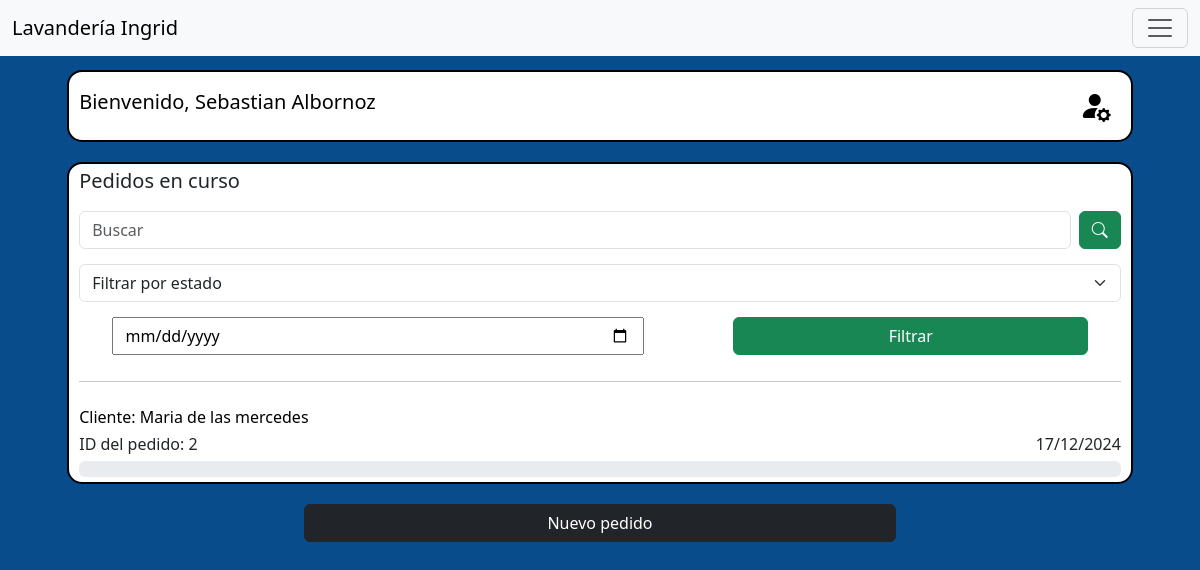
/home/ (signed in), run on an earlier commit of the app's database.
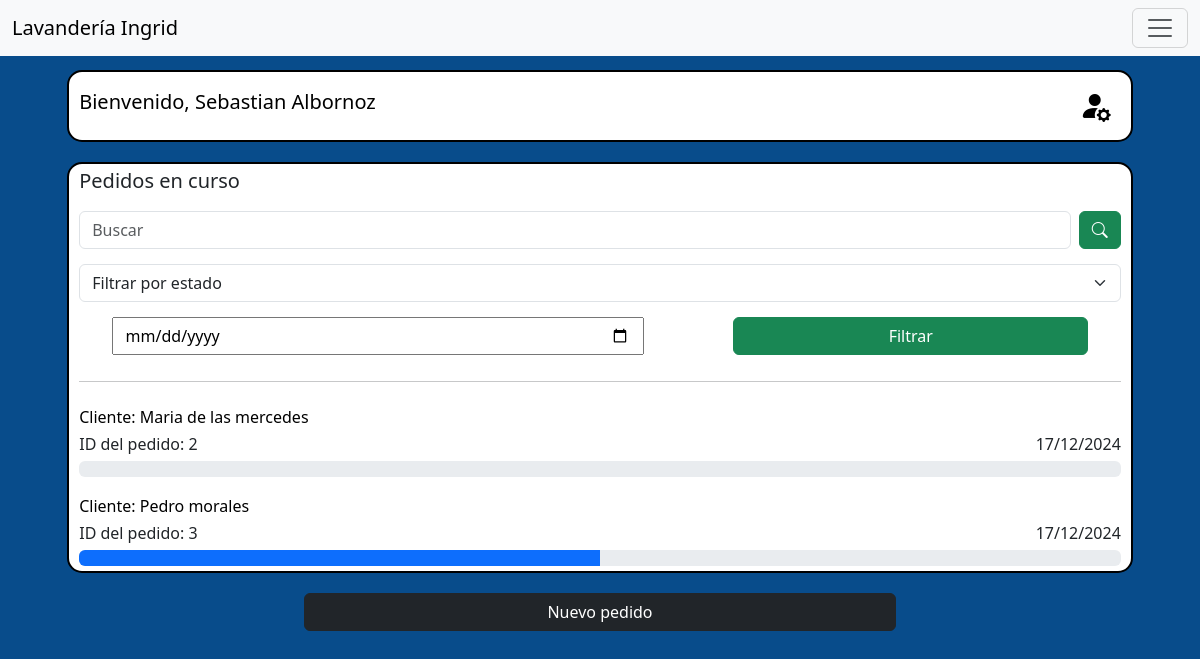
And on a later commit of the database.
### order_management_module/models.py (models this page shows)
class Order(models.Model):
    STATUS_CHOICES = [
        ('1', 'Por retirar'),
        ('2', 'Retirado'),
        ('3', 'En progreso'),
        ('4', 'Por entregar'),
        ('5', 'Entregado'),
    ]
    client_name = models.CharField(max_length=100, default=None, blank=True, null=True)
    client_email = models.EmailField()
    receipt_date_time = models.DateTimeField(default=None, blank=True, null=True)
    delivery_date_time = models.DateTimeField(default=None, blank=True, null=True)
    status = models.CharField(
        max_length=1,
        choices=STATUS_CHOICES,
        default='3',
    )

### main/views.py (the view)
# urls.py: path("home/", home, name="home"),
@login_required
def home(request):
    search_query = request.GET.get('search', '')
    status_filter = request.GET.get('status', '')
    date_filter = request.GET.get('date', '')
    orders = Order.objects.filter(status__in=['3', '4'])
    if search_query: #Filtro por nombre de cliente
        orders = orders.filter(client_name__icontains=search_query)
    if status_filter: # Filtro por estado
        orders = orders.filter(status=status_filter)
    if date_filter: # Filtro por fecha de recepción
        orders = orders.filter(receipt_date_time__date=date_filter)
    data = {
        'user': request.user,
        'orders': orders,
    }
    return render(request, 'main/home.html', data)

### main/templates/main/home.html (shortened to what this page needs)
{% extends 'main/utils/base.html' %}
{% load static %}
{% block content %}
{% include 'main/utils/navbar.html' %}
<main id="pg-home">
    <div class="user-container widget-container">
        <h5>Bienvenido, <span>{{user.first_name}} {{user.last_name}}</span></h5>
        <a href="">
            <i class="bi bi-person-fill-gear"></i>
        </a>
    </div>
    <div class="orders-container widget-container">
        <h5>Pedidos en curso</h5>
        <form method="get">
            <div class="d-flex">
                <input class="form-control me-2" type="search" name="search" placeholder="Buscar"
                       aria-label="Search" value="{{ request.GET.search }}">
                <button class="btn btn-success" type="submit">
                    <i class="bi bi-search"></i>
                </button>
            </div>
            <div>
                <select class="form-select" name="status" aria-label="Default select example">
                    <option value="">Filtrar por estado</option>
                </select>
            </div>
            <div class="row justify-content-center">
                <input type="date" class="col-6" name="date" value="{{ request.GET.date }}">
                <div class="col-1"></div>
                <input type="submit" class="btn btn-success col-4" value="Filtrar">
            </div>
        </form>
        <hr>
        <div class="orders-container-body">
            {% for order in orders %}
            <div class="order-container">
                <a href="/order/{{order.id}}/">
                    <h6>Cliente: {{order.client_name}}</h6>
                </a>
                <div class="order-details">
                    <p>ID del pedido: {{order.id}}</p>
                    <p>{{ order.receipt_date_time|date:"d/m/Y" }}</p>
                </div>
                {% if order.status == '3' %}
                <div class="progress" role="progressbar" aria-label="Basic example" aria-valuenow="0" aria-valuemin="0"
                    aria-valuemax="100">
                </div>
                {% elif order.status == '4' %}
                <div class="progress" role="progressbar" aria-label="Basic example" aria-valuenow="50" aria-valuemin="0"
                    aria-valuemax="100">
                    <div class="progress-bar" style="width: 50%"></div>
                </div>
                {% endif %}
            </div>
            {% endfor %}
        </div>
    </div>
    <div class="d-grid gap-2 col-6 mx-auto">
        <a href="/order/create/" class="btn btn-dark">
            Nuevo pedido
        </a>
    </div>
</main>
{% endblock %}

What changed in the data, as far as the page shows it:
added Order: client_name "Pedro morales", id "3", receipt_date_time "17/12/2024", status "4" (drawn)
